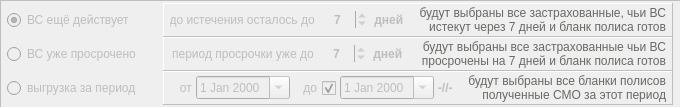
       <widget class="QFrame" name="pan_back">
        <property name="enabled">
         <bool>false</bool>
        </property>
        <property name="frameShape">
         <enum>QFrame::Panel</enum>
        </property>
        <property name="frameShadow">
         <enum>QFrame::Sunken</enum>
        </property>
        <layout class="QGridLayout" name="gridLayout_2" columnstretch="0,0,1" columnminimumwidth="0,0,1">
         <property name="leftMargin">
          <number>6</number>
         </property>
         <property name="topMargin">
          <number>2</number>
         </property>
         <property name="rightMargin">
          <number>5</number>
         </property>
         <property name="bottomMargin">
          <number>2</number>
         </property>
         <property name="horizontalSpacing">
          <number>1</number>
         </property>
         <property name="verticalSpacing">
          <number>0</number>
         </property>
         <item row="2" column="1">
          <widget class="QFrame" name="pan_vs4exp">
           <property name="enabled">
            <bool>false</bool>
           </property>
           <property name="minimumSize">
            <size>
             <width>510</width>
             <height>0</height>
            </size>
           </property>
           <property name="maximumSize">
            <size>
             <width>510</width>
             <height>16777215</height>
            </size>
           </property>
           <property name="frameShape">
            <enum>QFrame::Panel</enum>
           </property>
           <property name="frameShadow">
            <enum>QFrame::Raised</enum>
           </property>
           <layout class="QHBoxLayout" name="horizontalLayout_3">
            <property name="spacing">
             <number>4</number>
            </property>
            <property name="leftMargin">
             <number>6</number>
            </property>
            <property name="topMargin">
             <number>2</number>
            </property>
            <property name="rightMargin">
             <number>6</number>
            </property>
            <property name="bottomMargin">
             <number>2</number>
            </property>
            <item>
             <widget class="QLabel" name="label">
              <property name="minimumSize">
               <size>
                <width>145</width>
                <height>0</height>
               </size>
              </property>
              <property name="text">
               <string> период просрочки уже до </string>
              </property>
              <property name="alignment">
               <set>Qt::AlignRight|Qt::AlignTrailing|Qt::AlignVCenter</set>
              </property>
             </widget>
            </item>
            <item>
             <widget class="QSpinBox" name="spin_vs4exp">
              <property name="minimumSize">
               <size>
                <width>45</width>
                <height>0</height>
               </size>
              </property>
              <property name="maximumSize">
               <size>
                <width>45</width>
                <height>16777215</height>
               </size>
              </property>
              <property name="font">
               <font>
                <weight>75</weight>
                <bold>true</bold>
               </font>
              </property>
              <property name="frame">
               <bool>false</bool>
              </property>
              <property name="alignment">
               <set>Qt::AlignCenter</set>
              </property>
              <property name="minimum">
               <number>0</number>
              </property>
              <property name="maximum">
               <number>10000</number>
              </property>
              <property name="value">
               <number>7</number>
              </property>
             </widget>
            </item>
            <item>
             <widget class="QLabel" name="label_4">
              <property name="font">
               <font>
                <weight>75</weight>
                <bold>true</bold>
               </font>
              </property>
              <property name="text">
               <string> дней</string>
              </property>
             </widget>
            </item>
            <item>
             <widget class="QLabel" name="lab_2">
              <property name="font">
               <font>
                <weight>75</weight>
                <bold>true</bold>
               </font>
              </property>
              <property name="text">
               <string/>
              </property>
             </widget>
            </item>
            <item>
             <widget class="QLabel" name="lab_vs4exp">
              <property name="palette">
               <palette>
                <active>
                 <colorrole role="WindowText">
                  <brush brushstyle="SolidPattern">
                   <color alpha="255">
                    <red>0</red>
                    <green>85</green>
                    <blue>0</blue>
                   </color>
                  </brush>
                 </colorrole>
                </active>
                <inactive>
                 <colorrole role="WindowText">
                  <brush brushstyle="SolidPattern">
                   <color alpha="255">
                    <red>0</red>
                    <green>85</green>
                    <blue>0</blue>
                   </color>
                  </brush>
                 </colorrole>
                </inactive>
                <disabled>
                 <colorrole role="WindowText">
                  <brush brushstyle="SolidPattern">
                   <color alpha="255">
                    <red>106</red>
                    <green>104</green>
                    <blue>100</blue>
                   </color>
                  </brush>
                 </colorrole>
                </disabled>
               </palette>
              </property>
              <property name="text">
               <string>будут выбраны все застрахованные чьи ВС 
 просрочены на 7 дней и бланк полиса готов</string>
              </property>
              <property name="alignment">
               <set>Qt::AlignRight|Qt::AlignTrailing|Qt::AlignVCenter</set>
              </property>
             </widget>
            </item>
           </layout>
          </widget>
         </item>
         <item row="2" column="0">
          <widget class="QRadioButton" name="rb_vs4exp">
           <property name="minimumSize">
            <size>
             <width>155</width>
             <height>0</height>
            </size>
           </property>
           <property name="layoutDirection">
            <enum>Qt::LeftToRight</enum>
           </property>
           <property name="text">
            <string>ВС уже просрочено</string>
           </property>
           <property name="checked">
            <bool>false</bool>
           </property>
          </widget>
         </item>
         <item row="2" column="2">
          <spacer name="horizontalSpacer_9">
           <property name="orientation">
            <enum>Qt::Horizontal</enum>
           </property>
           <property name="sizeHint" stdset="0">
            <size>
             <width>2</width>
             <height>2</height>
            </size>
           </property>
          </spacer>
         </item>
         <item row="3" column="0">
          <widget class="QRadioButton" name="rb_vs4date">
           <property name="minimumSize">
            <size>
             <width>155</width>
             <height>0</height>
            </size>
           </property>
           <property name="layoutDirection">
            <enum>Qt::LeftToRight</enum>
           </property>
           <property name="text">
            <string>выгрузка за период </string>
           </property>
           <property name="checked">
            <bool>false</bool>
           </property>
          </widget>
         </item>
         <item row="1" column="0">
          <widget class="QRadioButton" name="rb_vs4days">
           <property name="minimumSize">
            <size>
             <width>155</width>
             <height>0</height>
            </size>
           </property>
           <property name="layoutDirection">
            <enum>Qt::LeftToRight</enum>
           </property>
           <property name="text">
            <string>ВС ещё действует</string>
           </property>
           <property name="checked">
            <bool>true</bool>
           </property>
          </widget>
         </item>
         <item row="3" column="1">
          <widget class="QFrame" name="pan_vs4date">
           <property name="enabled">
            <bool>false</bool>
           </property>
           <property name="minimumSize">
            <size>
             <width>510</width>
             <height>0</height>
            </size>
           </property>
           <property name="maximumSize">
            <size>
             <width>510</width>
             <height>16777215</height>
            </size>
           </property>
           <property name="frameShape">
            <enum>QFrame::Panel</enum>
           </property>
           <property name="frameShadow">
            <enum>QFrame::Raised</enum>
           </property>
           <layout class="QHBoxLayout" name="horizontalLayout_4" stretch="0,0,0,0,0,0,1">
            <property name="spacing">
             <number>4</number>
            </property>
            <property name="leftMargin">
             <number>6</number>
            </property>
            <property name="topMargin">
             <number>2</number>
            </property>
            <property name="rightMargin">
             <number>6</number>
            </property>
            <property name="bottomMargin">
             <number>2</number>
            </property>
            <item>
             <widget class="QLabel" name="label_7">
              <property name="text">
               <string>   от</string>
              </property>
             </widget>
            </item>
            <item>
             <widget class="QDateEdit" name="date_vs4from">
              <property name="minimumSize">
               <size>
                <width>85</width>
                <height>0</height>
               </size>
              </property>
              <property name="maximumSize">
               <size>
                <width>100</width>
                <height>16777215</height>
               </size>
              </property>
              <property name="calendarPopup">
               <bool>true</bool>
              </property>
             </widget>
            </item>
            <item>
             <widget class="QCheckBox" name="ch_vs4to">
              <property name="layoutDirection">
               <enum>Qt::RightToLeft</enum>
              </property>
              <property name="text">
               <string> до</string>
              </property>
              <property name="checked">
               <bool>true</bool>
              </property>
             </widget>
            </item>
            <item>
             <widget class="QDateEdit" name="date_vs4to">
              <property name="minimumSize">
               <size>
                <width>85</width>
                <height>0</height>
               </size>
              </property>
              <property name="maximumSize">
               <size>
                <width>100</width>
                <height>16777215</height>
               </size>
              </property>
              <property name="calendarPopup">
               <bool>true</bool>
              </property>
             </widget>
            </item>
            <item>
             <widget class="QLabel" name="lab_n_vs4date">
              <property name="font">
               <font>
                <weight>75</weight>
                <bold>true</bold>
               </font>
              </property>
              <property name="text">
               <string>-//-</string>
              </property>
             </widget>
            </item>
            <item>
             <widget class="QLabel" name="lab_1">
              <property name="font">
               <font>
                <weight>75</weight>
                <bold>true</bold>
               </font>
              </property>
              <property name="text">
               <string/>
              </property>
             </widget>
            </item>
            <item>
             <widget class="QLabel" name="lab_vs4date">
              <property name="maximumSize">
               <size>
                <width>200</width>
                <height>16777215</height>
               </size>
              </property>
              <property name="palette">
               <palette>
                <active>
                 <colorrole role="WindowText">
                  <brush brushstyle="SolidPattern">
                   <color alpha="255">
                    <red>0</red>
                    <green>85</green>
                    <blue>0</blue>
                   </color>
                  </brush>
                 </colorrole>
                </active>
                <inactive>
                 <colorrole role="WindowText">
                  <brush brushstyle="SolidPattern">
                   <color alpha="255">
                    <red>0</red>
                    <green>85</green>
                    <blue>0</blue>
                   </color>
                  </brush>
                 </colorrole>
                </inactive>
                <disabled>
                 <colorrole role="WindowText">
                  <brush brushstyle="SolidPattern">
                   <color alpha="255">
                    <red>106</red>
                    <green>104</green>
                    <blue>100</blue>
                   </color>
                  </brush>
                 </colorrole>
                </disabled>
               </palette>
              </property>
              <property name="text">
               <string>будут выбраны все бланки полисов 
полученные СМО за этот период</string>
              </property>
              <property name="alignment">
               <set>Qt::AlignRight|Qt::AlignTrailing|Qt::AlignVCenter</set>
              </property>
             </widget>
            </item>
           </layout>
          </widget>
         </item>
         <item row="1" column="1">
          <widget class="QFrame" name="pan_vs4days">
           <property name="enabled">
            <bool>false</bool>
           </property>
           <property name="minimumSize">
            <size>
             <width>510</width>
             <height>0</height>
            </size>
           </property>
           <property name="maximumSize">
            <size>
             <width>510</width>
             <height>16777215</height>
            </size>
           </property>
           <property name="frameShape">
            <enum>QFrame::Panel</enum>
           </property>
           <property name="frameShadow">
            <enum>QFrame::Raised</enum>
           </property>
           <layout class="QHBoxLayout" name="horizontalLayout_5">
            <property name="spacing">
             <number>4</number>
            </property>
            <property name="leftMargin">
             <number>6</number>
            </property>
            <property name="topMargin">
             <number>2</number>
            </property>
            <property name="rightMargin">
             <number>6</number>
            </property>
            <property name="bottomMargin">
             <number>2</number>
            </property>
            <item>
             <widget class="QLabel" name="label_5">
              <property name="minimumSize">
               <size>
                <width>145</width>
                <height>0</height>
               </size>
              </property>
              <property name="text">
               <string> до истечения осталось до </string>
              </property>
              <property name="alignment">
               <set>Qt::AlignRight|Qt::AlignTrailing|Qt::AlignVCenter</set>
              </property>
             </widget>
            </item>
            <item>
             <widget class="QSpinBox" name="spin_vs4days">
              <property name="minimumSize">
               <size>
                <width>45</width>
                <height>0</height>
               </size>
              </property>
              <property name="maximumSize">
               <size>
                <width>45</width>
                <height>16777215</height>
               </size>
              </property>
              <property name="font">
               <font>
                <weight>75</weight>
                <bold>true</bold>
               </font>
              </property>
              <property name="frame">
               <bool>false</bool>
              </property>
              <property name="alignment">
               <set>Qt::AlignCenter</set>
              </property>
              <property name="minimum">
               <number>0</number>
              </property>
              <property name="maximum">
               <number>50</number>
              </property>
              <property name="value">
               <number>7</number>
              </property>
             </widget>
            </item>
            <item>
             <widget class="QLabel" name="label_12">
              <property name="font">
               <font>
                <weight>75</weight>
                <bold>true</bold>
               </font>
              </property>
              <property name="text">
               <string> дней</string>
              </property>
             </widget>
            </item>
            <item>
             <widget class="QLabel" name="lab_3">
              <property name="font">
               <font>
                <weight>75</weight>
                <bold>true</bold>
               </font>
              </property>
              <property name="text">
               <string/>
              </property>
             </widget>
            </item>
            <item>
             <widget class="QLabel" name="lab_vs4days">
              <property name="palette">
               <palette>
                <active>
                 <colorrole role="WindowText">
                  <brush brushstyle="SolidPattern">
                   <color alpha="255">
                    <red>0</red>
                    <green>85</green>
                    <blue>0</blue>
                   </color>
                  </brush>
                 </colorrole>
                </active>
                <inactive>
                 <colorrole role="WindowText">
                  <brush brushstyle="SolidPattern">
                   <color alpha="255">
                    <red>0</red>
                    <green>85</green>
                    <blue>0</blue>
                   </color>
                  </brush>
                 </colorrole>
                </inactive>
                <disabled>
                 <colorrole role="WindowText">
                  <brush brushstyle="SolidPattern">
                   <color alpha="255">
                    <red>106</red>
                    <green>104</green>
                    <blue>100</blue>
                   </color>
                  </brush>
                 </colorrole>
                </disabled>
               </palette>
              </property>
              <property name="text">
               <string>будут выбраны все застрахованные, чьи ВС 
 истекут через 7 дней и бланк полиса готов</string>
              </property>
              <property name="alignment">
               <set>Qt::AlignRight|Qt::AlignTrailing|Qt::AlignVCenter</set>
              </property>
             </widget>
            </item>
           </layout>
          </widget>
         </item>
        </layout>
       </widget>
